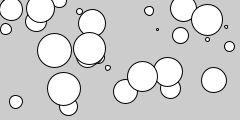
Frame 1 (no input)
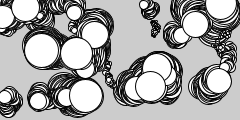
Frame 60 (the mouse pressed at the canvas centre just before this capture)
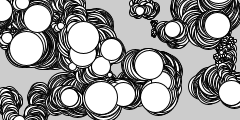
Frame 120 (the mouse held since frame 60 and released just before this capture)

The Processing sketch that drew these frames (run headless with seeded random() and noise(); from frame 60 on, the mouse is pressed at the canvas centre):

// Processing sketch: Ex_10_10
// ── Ex_10_10.pde
// Example 10-10 from "Getting Started with Processing" 
// by Reas & Fry. O'Reilly / Make 2010

JitterBug[] bugs = new JitterBug[33];

void setup() {
  size(240, 120);
  smooth();
  for (int i = 0; i < bugs.length; i++) {
    float x = random(width);
    float y = random(height);
    int r = i + 2;
    bugs[i] = new JitterBug(x, y, r);
  }
}

void draw() {
  for (int i = 0; i < bugs.length; i++) {
    bugs[i].move();
    bugs[i].display();
  }
}

class JitterBug {

  float x;
  float y;
  int diameter;
  float speed = 2.5;

  JitterBug(float tempX, float tempY, int tempDiameter) {
    x = tempX;
    y = tempY;
    diameter = tempDiameter;
  }

  void move() {
    x += random(-speed, speed);
    y += random(-speed, speed);
  }

  void display() {
    ellipse(x, y, diameter, diameter);
  } 

}
